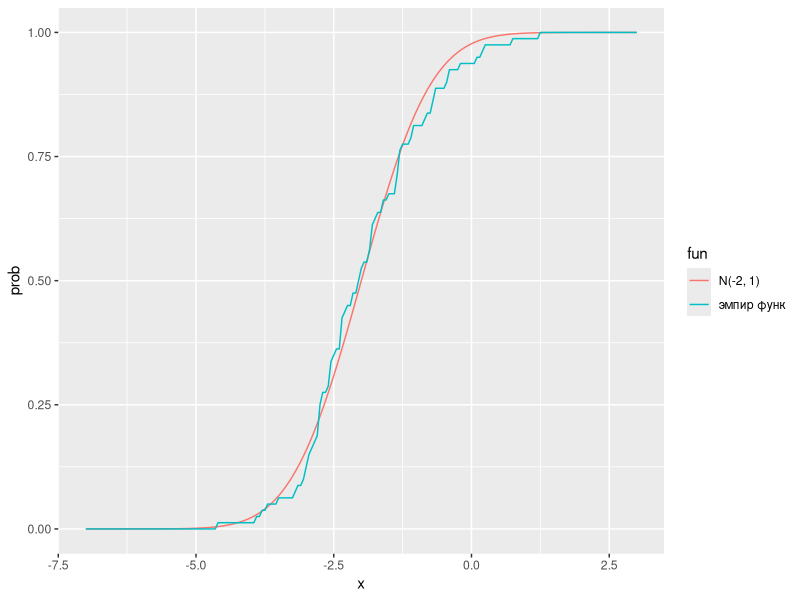
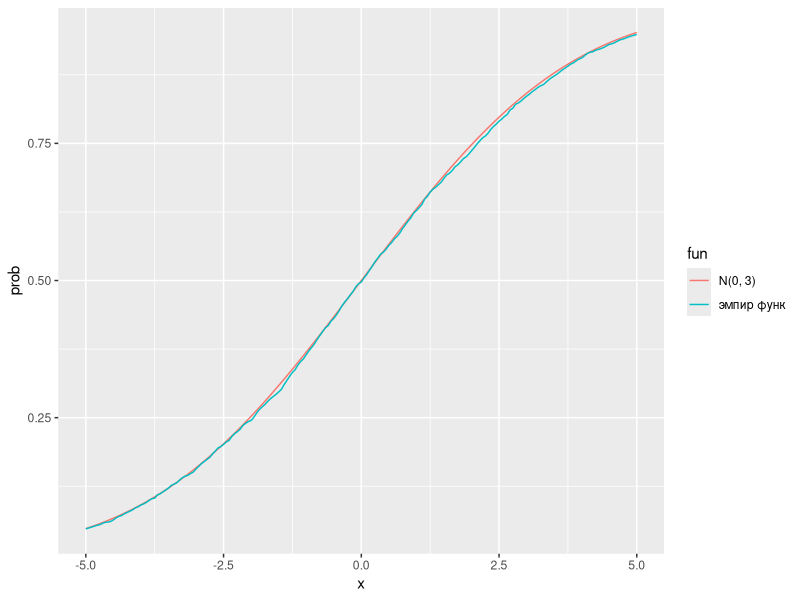

These charts were generated, in order, by the following R code:
library(ggplot2)
library(graphics)
library(car)
library(stats)
library(nortest)

sizes <- c(80, 2500)
means <- c(-2, 0)
sds <- c(1, 3)

samples <- mapply(rnorm, n = sizes, mean = means, sd = sds)

#Эмпирические функции распределения
Fn <- ecdf(samples[[1]])
df <- data.frame(x = seq(from = -7, to = 3, by = 0.05),
                 prob = c(pnorm(seq(from = -7, to = 3, by = 0.05), mean = means[1], sd = sds[1]),
                          Fn(seq(from = -7, to = 3, by = 0.05))),
                 fun = rep(c("N(-2, 1)", "эмпир функ"), each = 201))
ggplot(df, aes(x, prob, col = fun)) + geom_line()

Fn <- ecdf(samples[[2]])
df <- data.frame(x = seq(from = -5, to = 5, by = 0.05),
                 prob = c(pnorm(seq(from = -5, to = 5, by = 0.05), mean = means[2], sd = sds[2]),
                          Fn(seq(from = -5, to = 5, by = 0.05))),
                 fun = rep(c("N(0, 3)", "эмпир функ"), each = 201))
ggplot(df, aes(x, prob, col = fun)) + geom_line()



#Критерий Колмогорова-Смирнова
mapply(ks.test, samples, rep("pnorm", 2), means, sds)

#критерий Шапиро-Уилка
mapply(shapiro.test, samples)

#Критерий Андерсона-Дарлинга
mapply(ad.test, samples)

#Критерий Крамера фон Мизеса
mapply(cvm.test, samples)

#Критерий Лиллиефорса
mapply(lillie.test, samples)

#Критерий Шапиро-Франсия
mapply(sf.test, samples)

rm(list = ls())
